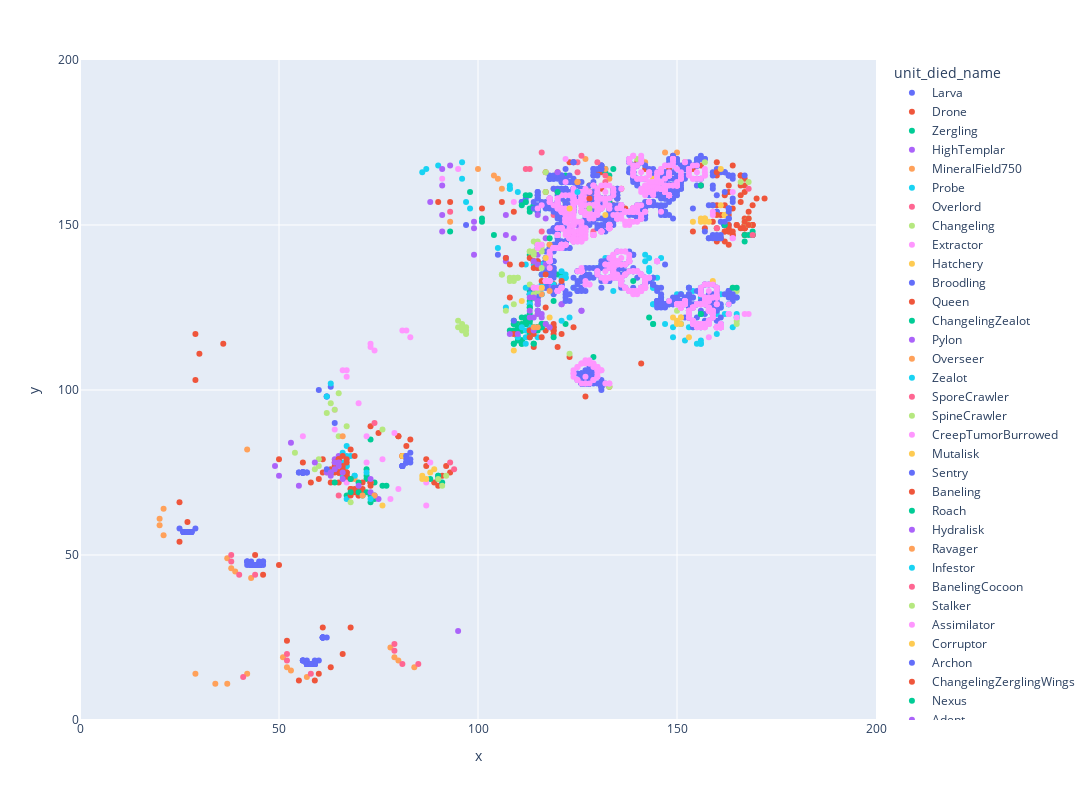

Notebook cell for this chart:
### Code cell
unit_died_test1 = (
    unit_died_df.filter(
        pl.col("ext_fs_replay_sha256")
        == "bcdc9f4529f33d8dc195e077a3efc8f2f5d171629589810258ce9c3b2884d606"
    )
    .select(["unit_died_name", "x", "y"])
    .collect()
)
fig = px.scatter(
    unit_died_test1,
    x="x",
    y="y",
    color="unit_died_name",
    width=1200,
    height=800,
    range_x=(0, 200),
    range_y=(0, 200),
    render_mode="svg",
)
fig.show()

### Figure 1 — Plotly figure (JSON) as saved in the notebook; plotly's stock layout.template omitted (floating-point values rounded to 4 significant figures; data arrays with more than 128 entries replaced by an {"elided": "..."} marker saying what was removed)
{"data": [{"hovertemplate": "unit_died_name=Larva<br>x=%{x}<br>y=%{y}<extra></extra>", "legendgroup": "Larva", "marker": {"color": "#636efa", "symbol": "circle"}, "mode": "markers", "name": "Larva", "orientation": "v", "showlegend": true, "type": "scatter", "x": {"elided": "531 int values"}, "xaxis": "x", "y": {"elided": "531 int values"}, "yaxis": "y"}, {"hovertemplate": "unit_died_name=Drone<br>x=%{x}<br>y=%{y}<extra></extra>", "legendgroup": "Drone", "marker": {"color": "#EF553B", "symbol": "circle"}, "mode": "markers", "name": "Drone", "orientation": "v", "showlegend": true, "type": "scatter", "x": {"elided": "196 int values"}, "xaxis": "x", "y": {"elided": "196 int values"}, "yaxis": "y"}, {"hovertemplate": "unit_died_name=Zergling<br>x=%{x}<br>y=%{y}<extra></extra>", "legendgroup": "Zergling", "marker": {"color": "#00cc96", "symbol": "circle"}, "mode": "markers", "name": "Zergling", "orientation": "v", "showlegend": true, "type": "scatter", "x": [104, 101, 169, 169, 168, 73, 88, 90, 90, 90, 91, 72, 72, 73, 76, 74, 70, 74, 72, 77, 67, 113, 114, 115, 167, 167, 162, 113, 113, 110, 111, 111, 111, 111, 110, 109, 109, 110, 108, 111, 109, 111, 110, 111, 113, 114, 110, 111, 113, 116, 115, 109, 116, 109, 117, 109, 116, 116, 117, 116, 113, 114, 119, 118, 121, 120, 116, 116, 114, 117, 130, 118, 114, 120, 114, 113, 113, 131, 135, 135, 133, 114, 114, 113, 113, 128, 115, 115, 119, 114, 114, 124, 122, 131, 126, 132, 124, 124, 122, 132, 118, 118, 134, 121, 121, 121, 121, 133, 141, 134, 141, 143, 143, 121, 120, 129], "xaxis": "x", "y": [147, 151, 147, 148, 147, 85, 73, 74, 74, 73, 72, 74, 73, 72, 71, 72, 69, 67, 76, 71, 68, 127, 128, 130, 145, 147, 150, 117, 117, 116, 115, 118, 118, 115, 115, 114, 114, 119, 118, 114, 118, 114, 118, 115, 116, 114, 120, 118, 141, 138, 119, 120, 119, 120, 137, 121, 135, 120, 120, 119, 120, 119, 135, 135, 135, 135, 131, 131, 131, 133, 159, 133, 128, 130, 129, 130, 129, 155, 155, 153, 157, 156, 155, 155, 154, 154, 155, 154, 116, 156, 156, 158, 163, 148, 146, 167, 146, 145, 165, 166, 137, 136, 161, 160, 158, 161, 159, 165, 153, 167, 154, 157, 157, 149, 149, 110], "yaxis": "y"}, {"hovertemplate": "unit_died_name=HighTemplar<br>x=%{x}<br>y=%{y}<extra></extra>", "legendgroup": "HighTemplar", "marker": {"color": "#ab63fa", "symbol": "circle"}, "mode": "markers", "name": "HighTemplar", "orientation": "v", "showlegend": true, "type": "scatter", "x": [107, 107, 121, 121, 118, 118, 126, 126, 134, 65, 64, 88], "xaxis": "x", "y": [140, 140, 126, 126, 131, 132, 124, 124, 155, 80, 79, 157], "yaxis": "y"}, {"hovertemplate": "unit_died_name=MineralField750<br>x=%{x}<br>y=%{y}<extra></extra>", "legendgroup": "MineralField750", "marker": {"color": "#FFA15A", "symbol": "circle"}, "mode": "markers", "name": "MineralField750", "orientation": "v", "showlegend": true, "type": "scatter", "x": [105, 104, 131, 79, 52, 80, 100, 57, 132, 106, 78, 53, 84, 51, 133, 127, 142, 38, 43, 147, 150, 39, 155, 42, 21, 21, 20, 20, 34, 37, 37, 29], "xaxis": "x", "y": [164, 165, 168, 19, 16, 18, 167, 13, 167, 161, 22, 15, 16, 19, 164, 170, 169, 46, 43, 172, 172, 45, 169, 14, 56, 64, 59, 61, 11, 49, 11, 14], "yaxis": "y"}, {"hovertemplate": "unit_died_name=Probe<br>x=%{x}<br>y=%{y}<extra></extra>", "legendgroup": "Probe", "marker": {"color": "#19d3f3", "symbol": "circle"}, "mode": "markers", "name": "Probe", "orientation": "v", "showlegend": true, "type": "scatter", "x": [145, 143, 144, 142, 142, 162, 161, 160, 156, 156, 152, 154, 158, 160, 160, 156, 155, 154, 155, 151, 149, 144, 144, 143, 144, 142, 144, 144, 160, 163, 160, 158, 160, 164, 165, 156, 134, 143, 143, 144, 143, 69, 161, 156, 156, 153, 147, 161, 161, 159, 159, 155, 156, 149, 148, 67, 160, 161, 161, 161, 158, 163, 153, 153, 151, 165, 151, 160, 160, 163, 152, 155, 148, 161, 150, 158, 165, 151, 153, 164, 151, 146, 150, 142, 143, 145, 146, 135, 132, 133, 130, 136, 132, 132, 132, 131, 134, 133, 133, 135, 134, 124, 134, 127, 126, 134, 122, 126, 119, 126, 97, 96, 108, 108, 96, 110, 108, 90, 87, 86], "xaxis": "x", "y": [134, 134, 131, 139, 141, 123, 120, 117, 114, 115, 115, 130, 121, 119, 123, 119, 120, 119, 114, 120, 116, 120, 126, 137, 134, 134, 131, 126, 124, 126, 129, 128, 129, 119, 122, 114, 136, 133, 136, 134, 140, 74, 120, 119, 120, 119, 120, 125, 120, 125, 123, 126, 128, 119, 126, 67, 119, 119, 119, 120, 126, 126, 128, 128, 127, 123, 125, 126, 128, 123, 126, 126, 127, 129, 129, 124, 128, 129, 131, 128, 126, 128, 126, 133, 134, 139, 140, 134, 140, 139, 137, 138, 133, 138, 138, 138, 135, 139, 138, 138, 139, 131, 138, 132, 133, 137, 134, 136, 132, 136, 157, 164, 161, 162, 169, 160, 161, 168, 167, 166], "yaxis": "y"}, {"hovertemplate": "unit_died_name=Overlord<br>x=%{x}<br>y=%{y}<extra></extra>", "legendgroup": "Overlord", "marker": {"color": "#FF6692", "symbol": "circle"}, "mode": "markers", "name": "Overlord", "orientation": "v", "showlegend": true, "type": "scatter", "x": [169, 129, 132, 135, 118, 116, 121, 119, 112, 113, 119, 129, 124, 131, 125, 116, 125, 126, 148], "xaxis": "x", "y": [147, 158, 165, 154, 144, 148, 144, 153, 167, 167, 161, 148, 159, 155, 166, 172, 169, 171, 161], "yaxis": "y"}, {"hovertemplate": "unit_died_name=Changeling<br>x=%{x}<br>y=%{y}<extra></extra>", "legendgroup": "Changeling", "marker": {"color": "#B6E880", "symbol": "circle"}, "mode": "markers", "name": "Changeling", "orientation": "v", "showlegend": true, "type": "scatter", "x": [164, 165, 165, 165, 168, 168, 167], "xaxis": "x", "y": [131, 130, 121, 120, 152, 150, 151], "yaxis": "y"}, {"hovertemplate": "unit_died_name=Extractor<br>x=%{x}<br>y=%{y}<extra></extra>", "legendgroup": "Extractor", "marker": {"color": "#FF97FF", "symbol": "circle"}, "mode": "markers", "name": "Extractor", "orientation": "v", "showlegend": true, "type": "scatter", "x": [164, 79, 88, 132, 122, 141, 155, 164, 164], "xaxis": "x", "y": [146, 87, 78, 160, 170, 166, 166, 146, 160], "yaxis": "y"}, {"hovertemplate": "unit_died_name=Hatchery<br>x=%{x}<br>y=%{y}<extra></extra>", "legendgroup": "Hatchery", "marker": {"color": "#FECB52", "symbol": "circle"}, "mode": "markers", "name": "Hatchery", "orientation": "v", "showlegend": true, "type": "scatter", "x": [162, 162, 81, 162, 148, 162, 127], "xaxis": "x", "y": [153, 153, 80, 153, 165, 153, 105], "yaxis": "y"}, {"hovertemplate": "unit_died_name=Broodling<br>x=%{x}<br>y=%{y}<extra></extra>", "legendgroup": "Broodling", "marker": {"color": "#636efa", "symbol": "circle"}, "mode": "markers", "name": "Broodling", "orientation": "v", "showlegend": true, "type": "scatter", "x": {"elided": "1131 int values"}, "xaxis": "x", "y": {"elided": "1131 int values"}, "yaxis": "y"}, {"hovertemplate": "unit_died_name=Queen<br>x=%{x}<br>y=%{y}<extra></extra>", "legendgroup": "Queen", "marker": {"color": "#EF553B", "symbol": "circle"}, "mode": "markers", "name": "Queen", "orientation": "v", "showlegend": true, "type": "scatter", "x": [160, 128, 160, 61, 63, 114, 147, 150], "xaxis": "x", "y": [153, 160, 166, 79, 76, 113, 160, 162], "yaxis": "y"}, {"hovertemplate": "unit_died_name=ChangelingZealot<br>x=%{x}<br>y=%{y}<extra></extra>", "legendgroup": "ChangelingZealot", "marker": {"color": "#00cc96", "symbol": "circle"}, "mode": "markers", "name": "ChangelingZealot", "orientation": "v", "showlegend": true, "type": "scatter", "x": [144, 143, 164, 165], "xaxis": "x", "y": [120, 122, 131, 131], "yaxis": "y"}, {"hovertemplate": "unit_died_name=Pylon<br>x=%{x}<br>y=%{y}<extra></extra>", "legendgroup": "Pylon", "marker": {"color": "#ab63fa", "symbol": "circle"}, "mode": "markers", "name": "Pylon", "orientation": "v", "showlegend": true, "type": "scatter", "x": [95, 115, 107, 117, 109, 107, 99, 107, 117, 115, 99, 99, 125, 125, 91, 91, 91, 91, 93], "xaxis": "x", "y": [27, 141, 139, 146, 146, 147, 141, 153, 152, 153, 149, 151, 148, 150, 148, 153, 162, 167, 168], "yaxis": "y"}, {"hovertemplate": "unit_died_name=Overseer<br>x=%{x}<br>y=%{y}<extra></extra>", "legendgroup": "Overseer", "marker": {"color": "#FFA15A", "symbol": "circle"}, "mode": "markers", "name": "Overseer", "orientation": "v", "showlegend": true, "type": "scatter", "x": [42, 69, 70, 118, 118, 125], "xaxis": "x", "y": [82, 73, 68, 130, 144, 163], "yaxis": "y"}, {"hovertemplate": "unit_died_name=Zealot<br>x=%{x}<br>y=%{y}<extra></extra>", "legendgroup": "Zealot", "marker": {"color": "#19d3f3", "symbol": "circle"}, "mode": "markers", "name": "Zealot", "orientation": "v", "showlegend": true, "type": "scatter", "x": [134, 74, 69, 67, 66, 67, 68, 66, 66, 67, 67, 66, 66, 67, 107, 110, 113, 112, 112, 115, 112, 113, 113, 115, 113, 116, 115, 116, 117, 112, 114, 116, 112, 121, 122, 122, 122, 121, 116, 112, 105], "xaxis": "x", "y": [130, 68, 74, 77, 74, 75, 80, 76, 75, 77, 80, 78, 81, 83, 125, 116, 119, 114, 116, 116, 118, 126, 126, 126, 129, 129, 131, 129, 138, 131, 138, 132, 138, 134, 134, 134, 135, 136, 138, 122, 143], "yaxis": "y"}, {"hovertemplate": "unit_died_name=SporeCrawler<br>x=%{x}<br>y=%{y}<extra></extra>", "legendgroup": "SporeCrawler", "marker": {"color": "#FF6692", "symbol": "circle"}, "mode": "markers", "name": "SporeCrawler", "orientation": "v", "showlegend": true, "type": "scatter", "x": [74, 94, 93, 144, 160, 168], "xaxis": "x", "y": [90, 76, 78, 162, 149, 161], "yaxis": "y"}, {"hovertemplate": "unit_died_name=SpineCrawler<br>x=%{x}<br>y=%{y}<extra></extra>", "legendgroup": "SpineCrawler", "marker": {"color": "#B6E880", "symbol": "circle"}, "mode": "markers", "name": "SpineCrawler", "orientation": "v", "showlegend": true, "type": "scatter", "x": [76, 90, 92, 91, 62, 139, 140, 166, 157, 168, 123, 133], "xaxis": "x", "y": [88, 73, 74, 71, 75, 168, 170, 163, 169, 163, 111, 101], "yaxis": "y"}, {"hovertemplate": "unit_died_name=CreepTumorBurrowed<br>x=%{x}<br>y=%{y}<extra></extra>", "legendgroup": "CreepTumorBurrowed", "marker": {"color": "#FF97FF", "symbol": "circle"}, "mode": "markers", "name": "CreepTumorBurrowed", "orientation": "v", "showlegend": true, "type": "scatter", "x": [70, 72, 76, 87, 72, 80, 73, 78, 87, 70, 67, 83, 82, 81, 74, 73, 73, 67, 67, 66, 64, 64, 56], "xaxis": "x", "y": [96, 86, 79, 72, 78, 70, 72, 67, 65, 68, 72, 116, 118, 118, 112, 113, 114, 106, 104, 106, 94, 88, 86], "yaxis": "y"}, {"hovertemplate": "unit_died_name=Mutalisk<br>x=%{x}<br>y=%{y}<extra></extra>", "legendgroup": "Mutalisk", "marker": {"color": "#FECB52", "symbol": "circle"}, "mode": "markers", "name": "Mutalisk", "orientation": "v", "showlegend": true, "type": "scatter", "x": [89, 88, 87, 86, 86, 144, 130, 132, 149, 151, 150, 150, 151, 151, 159, 161, 153, 157, 154, 157, 156, 157, 156, 158, 161, 111, 109, 111, 115, 118], "xaxis": "x", "y": [76, 75, 73, 74, 73, 164, 155, 153, 122, 122, 121, 120, 120, 122, 133, 167, 116, 152, 151, 152, 152, 151, 151, 151, 156, 120, 112, 127, 123, 122], "yaxis": "y"}, {"hovertemplate": "unit_died_name=Sentry<br>x=%{x}<br>y=%{y}<extra></extra>", "legendgroup": "Sentry", "marker": {"color": "#636efa", "symbol": "circle"}, "mode": "markers", "name": "Sentry", "orientation": "v", "showlegend": true, "type": "scatter", "x": [131, 62, 62, 114, 115], "xaxis": "x", "y": [149, 98, 98, 129, 130], "yaxis": "y"}, {"hovertemplate": "unit_died_name=Baneling<br>x=%{x}<br>y=%{y}<extra></extra>", "legendgroup": "Baneling", "marker": {"color": "#EF553B", "symbol": "circle"}, "mode": "markers", "name": "Baneling", "orientation": "v", "showlegend": true, "type": "scatter", "x": [68, 71, 73, 73, 68, 69, 70, 70, 71, 70, 68, 69, 71, 70, 68, 70, 71, 73, 67, 67, 69, 67, 67, 67, 67, 66, 66, 65, 68, 65, 65, 66, 65, 64, 65, 65, 63, 64, 64, 64, 63, 64, 63, 64, 113, 109, 116, 113, 114, 113, 112, 117, 121, 108, 118, 117, 114, 115, 115, 114, 114, 113, 111, 115, 107, 114, 108, 116, 117], "xaxis": "x", "y": [73, 72, 71, 72, 68, 69, 68, 70, 69, 69, 70, 70, 69, 69, 70, 69, 70, 72, 75, 74, 80, 78, 75, 74, 79, 77, 76, 75, 82, 75, 75, 80, 75, 75, 79, 79, 75, 76, 76, 77, 75, 76, 75, 78, 116, 117, 116, 118, 117, 118, 120, 125, 133, 128, 137, 135, 131, 138, 139, 139, 139, 140, 138, 137, 140, 137, 138, 133, 133], "yaxis": "y"}, {"hovertemplate": "unit_died_name=Roach<br>x=%{x}<br>y=%{y}<extra></extra>", "legendgroup": "Roach", "marker": {"color": "#00cc96", "symbol": "circle"}, "mode": "markers", "name": "Roach", "orientation": "v", "showlegend": true, "type": "scatter", "x": [73, 73, 68, 71, 70, 68, 70, 72, 64, 111, 112, 112, 113, 115, 115, 111, 113, 112, 113, 112, 113, 113, 113, 114, 115, 113, 116, 115, 122, 119, 112, 113, 112, 111, 119, 118, 133, 133, 118, 146, 148], "xaxis": "x", "y": [66, 68, 69, 68, 69, 73, 72, 69, 72, 120, 120, 120, 121, 119, 118, 122, 125, 121, 123, 122, 122, 121, 122, 114, 119, 125, 120, 124, 120, 127, 159, 159, 157, 156, 143, 139, 149, 150, 146, 161, 159], "yaxis": "y"}, {"hovertemplate": "unit_died_name=Hydralisk<br>x=%{x}<br>y=%{y}<extra></extra>", "legendgroup": "Hydralisk", "marker": {"color": "#ab63fa", "symbol": "circle"}, "mode": "markers", "name": "Hydralisk", "orientation": "v", "showlegend": true, "type": "scatter", "x": [75, 73, 74, 70, 73, 66, 62, 66, 113, 113, 114, 114, 115, 115, 117, 116, 116, 115, 115, 114, 108, 110, 118, 115, 118, 117], "xaxis": "x", "y": [67, 69, 68, 71, 73, 73, 75, 75, 122, 124, 118, 122, 123, 124, 120, 122, 123, 126, 127, 139, 117, 117, 119, 138, 139, 138], "yaxis": "y"}, {"hovertemplate": "unit_died_name=Ravager<br>x=%{x}<br>y=%{y}<extra></extra>", "legendgroup": "Ravager", "marker": {"color": "#FFA15A", "symbol": "circle"}, "mode": "markers", "name": "Ravager", "orientation": "v", "showlegend": true, "type": "scatter", "x": [74, 71, 116], "xaxis": "x", "y": [68, 68, 129], "yaxis": "y"}, {"hovertemplate": "unit_died_name=Infestor<br>x=%{x}<br>y=%{y}<extra></extra>", "legendgroup": "Infestor", "marker": {"color": "#19d3f3", "symbol": "circle"}, "mode": "markers", "name": "Infestor", "orientation": "v", "showlegend": true, "type": "scatter", "x": [73, 72, 63, 111, 123, 121], "xaxis": "x", "y": [67, 75, 75, 119, 122, 131], "yaxis": "y"}, {"hovertemplate": "unit_died_name=BanelingCocoon<br>x=%{x}<br>y=%{y}<extra></extra>", "legendgroup": "BanelingCocoon", "marker": {"color": "#FF6692", "symbol": "circle"}, "mode": "markers", "name": "BanelingCocoon", "orientation": "v", "showlegend": true, "type": "scatter", "x": [65], "xaxis": "x", "y": [68], "yaxis": "y"}, {"hovertemplate": "unit_died_name=Stalker<br>x=%{x}<br>y=%{y}<extra></extra>", "legendgroup": "Stalker", "marker": {"color": "#B6E880", "symbol": "circle"}, "mode": "markers", "name": "Stalker", "orientation": "v", "showlegend": true, "type": "scatter", "x": [68, 150, 65, 60, 60, 67, 59, 54, 63, 65, 62, 64, 107, 109, 114, 110, 115, 109, 113, 110, 106, 108, 106, 109, 108, 116], "xaxis": "x", "y": [66, 124, 86, 77, 79, 89, 76, 81, 96, 99, 93, 94, 124, 126, 129, 134, 130, 134, 132, 134, 135, 134, 135, 133, 133, 137], "yaxis": "y"}, {"hovertemplate": "unit_died_name=Assimilator<br>x=%{x}<br>y=%{y}<extra></extra>", "legendgroup": "Assimilator", "marker": {"color": "#FF97FF", "symbol": "circle"}, "mode": "markers", "name": "Assimilator", "orientation": "v", "showlegend": true, "type": "scatter", "x": [158, 158, 132, 136, 91, 95], "xaxis": "x", "y": [116, 130, 136, 140, 164, 167], "yaxis": "y"}, {"hovertemplate": "unit_died_name=Corruptor<br>x=%{x}<br>y=%{y}<extra></extra>", "legendgroup": "Corruptor", "marker": {"color": "#FECB52", "symbol": "circle"}, "mode": "markers", "name": "Corruptor", "orientation": "v", "showlegend": true, "type": "scatter", "x": [76], "xaxis": "x", "y": [65], "yaxis": "y"}, {"hovertemplate": "unit_died_name=Archon<br>x=%{x}<br>y=%{y}<extra></extra>", "legendgroup": "Archon", "marker": {"color": "#636efa", "symbol": "circle"}, "mode": "markers", "name": "Archon", "orientation": "v", "showlegend": true, "type": "scatter", "x": [131, 62, 63, 64, 60, 109, 124, 114], "xaxis": "x", "y": [133, 76, 101, 90, 100, 121, 159, 155], "yaxis": "y"}, {"hovertemplate": "unit_died_name=ChangelingZerglingWings<br>x=%{x}<br>y=%{y}<extra></extra>", "legendgroup": "ChangelingZerglingWings", "marker": {"color": "#EF553B", "symbol": "circle"}, "mode": "markers", "name": "ChangelingZerglingWings", "orientation": "v", "showlegend": true, "type": "scatter", "x": [168, 167, 168], "xaxis": "x", "y": [152, 151, 150], "yaxis": "y"}, {"hovertemplate": "unit_died_name=Nexus<br>x=%{x}<br>y=%{y}<extra></extra>", "legendgroup": "Nexus", "marker": {"color": "#00cc96", "symbol": "circle"}, "mode": "markers", "name": "Nexus", "orientation": "v", "showlegend": true, "type": "scatter", "x": [156, 156, 139, 98], "xaxis": "x", "y": [123, 123, 133, 160], "yaxis": "y"}, {"hovertemplate": "unit_died_name=Adept<br>x=%{x}<br>y=%{y}<extra></extra>", "legendgroup": "Adept", "marker": {"color": "#ab63fa", "symbol": "circle"}, "mode": "markers", "name": "Adept", "orientation": "v", "showlegend": true, "type": "scatter", "x": [65, 65, 64, 64, 63, 63, 59, 53, 113, 114], "xaxis": "x", "y": [77, 78, 78, 76, 75, 74, 78, 84, 128, 128], "yaxis": "y"}, {"hovertemplate": "unit_died_name=Observer<br>x=%{x}<br>y=%{y}<extra></extra>", "legendgroup": "Observer", "marker": {"color": "#FFA15A", "symbol": "circle"}, "mode": "markers", "name": "Observer", "orientation": "v", "showlegend": true, "type": "scatter", "x": [66, 115, 114], "xaxis": "x", "y": [86, 119, 119], "yaxis": "y"}, {"hovertemplate": "unit_died_name=ForceField<br>x=%{x}<br>y=%{y}<extra></extra>", "legendgroup": "ForceField", "marker": {"color": "#19d3f3", "symbol": "circle"}, "mode": "markers", "name": "ForceField", "orientation": "v", "showlegend": true, "type": "scatter", "x": [62, 63, 121], "xaxis": "x", "y": [98, 102, 121], "yaxis": "y"}, {"hovertemplate": "unit_died_name=MineralField<br>x=%{x}<br>y=%{y}<extra></extra>", "legendgroup": "MineralField", "marker": {"color": "#FF6692", "symbol": "circle"}, "mode": "markers", "name": "MineralField", "orientation": "v", "showlegend": true, "type": "scatter", "x": [79, 79, 85, 58, 81, 52, 130, 40, 132, 44, 38, 52, 38, 41], "xaxis": "x", "y": [21, 23, 17, 14, 17, 18, 169, 44, 163, 44, 48, 20, 50, 13], "yaxis": "y"}, {"hovertemplate": "unit_died_name=DarkTemplar<br>x=%{x}<br>y=%{y}<extra></extra>", "legendgroup": "DarkTemplar", "marker": {"color": "#B6E880", "symbol": "circle"}, "mode": "markers", "name": "DarkTemplar", "orientation": "v", "showlegend": true, "type": "scatter", "x": [96, 97, 96, 95, 96, 95, 97, 97, 96, 96, 116, 116, 114, 113, 115, 116, 114, 113, 114, 115], "xaxis": "x", "y": [119, 119, 118, 119, 120, 121, 117, 118, 119, 119, 143, 142, 142, 142, 143, 144, 141, 142, 145, 145], "yaxis": "y"}, {"hovertemplate": "unit_died_name=BroodlingEscort<br>x=%{x}<br>y=%{y}<extra></extra>", "legendgroup": "BroodlingEscort", "marker": {"color": "#FF97FF", "symbol": "circle"}, "mode": "markers", "name": "BroodlingEscort", "orientation": "v", "showlegend": true, "type": "scatter", "x": {"elided": "1024 int values"}, "xaxis": "x", "y": {"elided": "1024 int values"}, "yaxis": "y"}, {"hovertemplate": "unit_died_name=OverlordTransport<br>x=%{x}<br>y=%{y}<extra></extra>", "legendgroup": "OverlordTransport", "marker": {"color": "#FECB52", "symbol": "circle"}, "mode": "markers", "name": "OverlordTransport", "orientation": "v", "showlegend": true, "type": "scatter", "x": [116, 117], "xaxis": "x", "y": [131, 140], "yaxis": "y"}, {"hovertemplate": "unit_died_name=Immortal<br>x=%{x}<br>y=%{y}<extra></extra>", "legendgroup": "Immortal", "marker": {"color": "#636efa", "symbol": "circle"}, "mode": "markers", "name": "Immortal", "orientation": "v", "showlegend": true, "type": "scatter", "x": [105, 97], "xaxis": "x", "y": [141, 150], "yaxis": "y"}, {"hovertemplate": "unit_died_name=WarpGate<br>x=%{x}<br>y=%{y}<extra></extra>", "legendgroup": "WarpGate", "marker": {"color": "#EF553B", "symbol": "circle"}, "mode": "markers", "name": "WarpGate", "orientation": "v", "showlegend": true, "type": "scatter", "x": [109, 101, 106, 93, 90], "xaxis": "x", "y": [154, 155, 157, 157, 157], "yaxis": "y"}, {"hovertemplate": "unit_died_name=Forge<br>x=%{x}<br>y=%{y}<extra></extra>", "legendgroup": "Forge", "marker": {"color": "#00cc96", "symbol": "circle"}, "mode": "markers", "name": "Forge", "orientation": "v", "showlegend": true, "type": "scatter", "x": [101, 93], "xaxis": "x", "y": [152, 148], "yaxis": "y"}, {"hovertemplate": "unit_died_name=RichMineralField750<br>x=%{x}<br>y=%{y}<extra></extra>", "legendgroup": "RichMineralField750", "marker": {"color": "#ab63fa", "symbol": "circle"}, "mode": "markers", "name": "RichMineralField750", "orientation": "v", "showlegend": true, "type": "scatter", "x": [55, 49, 50], "xaxis": "x", "y": [71, 77, 74], "yaxis": "y"}, {"hovertemplate": "unit_died_name=TwilightCouncil<br>x=%{x}<br>y=%{y}<extra></extra>", "legendgroup": "TwilightCouncil", "marker": {"color": "#FFA15A", "symbol": "circle"}, "mode": "markers", "name": "TwilightCouncil", "orientation": "v", "showlegend": true, "type": "scatter", "x": [93], "xaxis": "x", "y": [151], "yaxis": "y"}, {"hovertemplate": "unit_died_name=CyberneticsCore<br>x=%{x}<br>y=%{y}<extra></extra>", "legendgroup": "CyberneticsCore", "marker": {"color": "#19d3f3", "symbol": "circle"}, "mode": "markers", "name": "CyberneticsCore", "orientation": "v", "showlegend": true, "type": "scatter", "x": [98], "xaxis": "x", "y": [155], "yaxis": "y"}, {"hovertemplate": "unit_died_name=RoboticsFacility<br>x=%{x}<br>y=%{y}<extra></extra>", "legendgroup": "RoboticsFacility", "marker": {"color": "#FF6692", "symbol": "circle"}, "mode": "markers", "name": "RoboticsFacility", "orientation": "v", "showlegend": true, "type": "scatter", "x": [93], "xaxis": "x", "y": [154], "yaxis": "y"}, {"hovertemplate": "unit_died_name=EvolutionChamber<br>x=%{x}<br>y=%{y}<extra></extra>", "legendgroup": "EvolutionChamber", "marker": {"color": "#B6E880", "symbol": "circle"}, "mode": "markers", "name": "EvolutionChamber", "orientation": "v", "showlegend": true, "type": "scatter", "x": [128, 117, 117], "xaxis": "x", "y": [155, 160, 166], "yaxis": "y"}, {"hovertemplate": "unit_died_name=TemplarArchive<br>x=%{x}<br>y=%{y}<extra></extra>", "legendgroup": "TemplarArchive", "marker": {"color": "#FF97FF", "symbol": "circle"}, "mode": "markers", "name": "TemplarArchive", "orientation": "v", "showlegend": true, "type": "scatter", "x": [109], "xaxis": "x", "y": [157], "yaxis": "y"}, {"hovertemplate": "unit_died_name=Spire<br>x=%{x}<br>y=%{y}<extra></extra>", "legendgroup": "Spire", "marker": {"color": "#FECB52", "symbol": "circle"}, "mode": "markers", "name": "Spire", "orientation": "v", "showlegend": true, "type": "scatter", "x": [123], "xaxis": "x", "y": [155], "yaxis": "y"}, {"hovertemplate": "unit_died_name=InfestationPit<br>x=%{x}<br>y=%{y}<extra></extra>", "legendgroup": "InfestationPit", "marker": {"color": "#636efa", "symbol": "circle"}, "mode": "markers", "name": "InfestationPit", "orientation": "v", "showlegend": true, "type": "scatter", "x": [122], "xaxis": "x", "y": [157], "yaxis": "y"}, {"hovertemplate": "unit_died_name=HydraliskDen<br>x=%{x}<br>y=%{y}<extra></extra>", "legendgroup": "HydraliskDen", "marker": {"color": "#EF553B", "symbol": "circle"}, "mode": "markers", "name": "HydraliskDen", "orientation": "v", "showlegend": true, "type": "scatter", "x": [128], "xaxis": "x", "y": [158], "yaxis": "y"}, {"hovertemplate": "unit_died_name=SpawningPool<br>x=%{x}<br>y=%{y}<extra></extra>", "legendgroup": "SpawningPool", "marker": {"color": "#00cc96", "symbol": "circle"}, "mode": "markers", "name": "SpawningPool", "orientation": "v", "showlegend": true, "type": "scatter", "x": [120, 156], "xaxis": "x", "y": [160, 162], "yaxis": "y"}, {"hovertemplate": "unit_died_name=RoachWarren<br>x=%{x}<br>y=%{y}<extra></extra>", "legendgroup": "RoachWarren", "marker": {"color": "#ab63fa", "symbol": "circle"}, "mode": "markers", "name": "RoachWarren", "orientation": "v", "showlegend": true, "type": "scatter", "x": [120], "xaxis": "x", "y": [166], "yaxis": "y"}, {"hovertemplate": "unit_died_name=Hive<br>x=%{x}<br>y=%{y}<extra></extra>", "legendgroup": "Hive", "marker": {"color": "#FFA15A", "symbol": "circle"}, "mode": "markers", "name": "Hive", "orientation": "v", "showlegend": true, "type": "scatter", "x": [125], "xaxis": "x", "y": [163], "yaxis": "y"}, {"hovertemplate": "unit_died_name=Egg<br>x=%{x}<br>y=%{y}<extra></extra>", "legendgroup": "Egg", "marker": {"color": "#19d3f3", "symbol": "circle"}, "mode": "markers", "name": "Egg", "orientation": "v", "showlegend": true, "type": "scatter", "x": [125], "xaxis": "x", "y": [160], "yaxis": "y"}], "layout": {"height": 800, "legend": {"title": {"text": "unit_died_name"}, "tracegroupgap": 0}, "margin": {"t": 60}, "width": 1200, "xaxis": {"anchor": "y", "domain": [0, 1], "range": [0, 200], "title": {"text": "x"}, "type": "linear"}, "yaxis": {"anchor": "x", "domain": [0, 1], "range": [0, 200], "title": {"text": "y"}, "type": "linear"}}}
